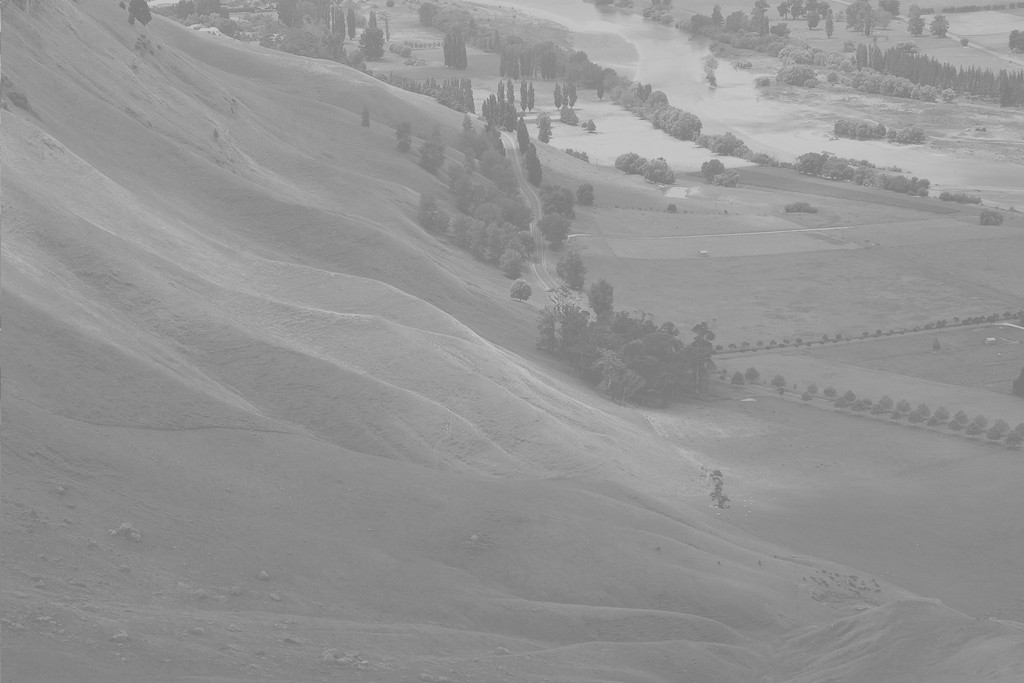
//> input picture images/Unequalized_Hawkes_Bay_NZ.jpg, 1024 x 683 px
$ ./blob_detection ../images/Unequalized_Hawkes_Bay_NZ.jpg   (built with g++ and OpenCV 4)
//> lines starting //> are read from the running program, lines starting //| are printed output that depends on the picture
#include <opencv2/opencv.hpp>

/*Blob detection

Laplacian of Gaussian (LoG)
Difference of Gaussians (DoG)
Determinant of Hessian (DoH)
Maximally stable extremal regionsPCBR
*/

// [83 lines left out: function smoothingBlurFilter, not called in this run]

// Laplacian is based on second derivative
void laplacianOfGaussiansEdgeDetector(int argc, char **argv) {
//> called with argc = 2
  if (argc != 2) {
    std::cout << " Usage: ./main <image> \n" << std::endl;
    return;
  }
  cv::Mat src, src_gray, dst;
  int kernel_size = 3;
  int scale = 1;
  int delta = 0;
  //  ddepth: Depth of the destination image. Since our input is CV_8U we define
  //  ddepth = CV_16S to avoid overflow
  int ddepth = CV_16S;
  const char *window_name = "Laplace Demo";

  int c;

  // Load an image
  src = cv::imread(argv[1], cv::IMREAD_ANYCOLOR);
//> src is the input picture: 683 rows x 1024 cols, CV_8UC3; min 114, max 208, mean 148

  // Remove noise by blurring with a Gaussian filter
  cv::GaussianBlur(src, src, cv::Size(3, 3), 0, 0, cv::BORDER_DEFAULT);

  // Convert the image to grayscale
  cvtColor(src, src_gray, cv::COLOR_RGB2GRAY);

  // Create window
  cv::namedWindow(window_name, cv::WINDOW_AUTOSIZE);

  // Apply Laplace function
  cv::Mat abs_dst;

  Laplacian(src_gray, dst, ddepth, kernel_size, scale, delta,
            cv::BORDER_DEFAULT);
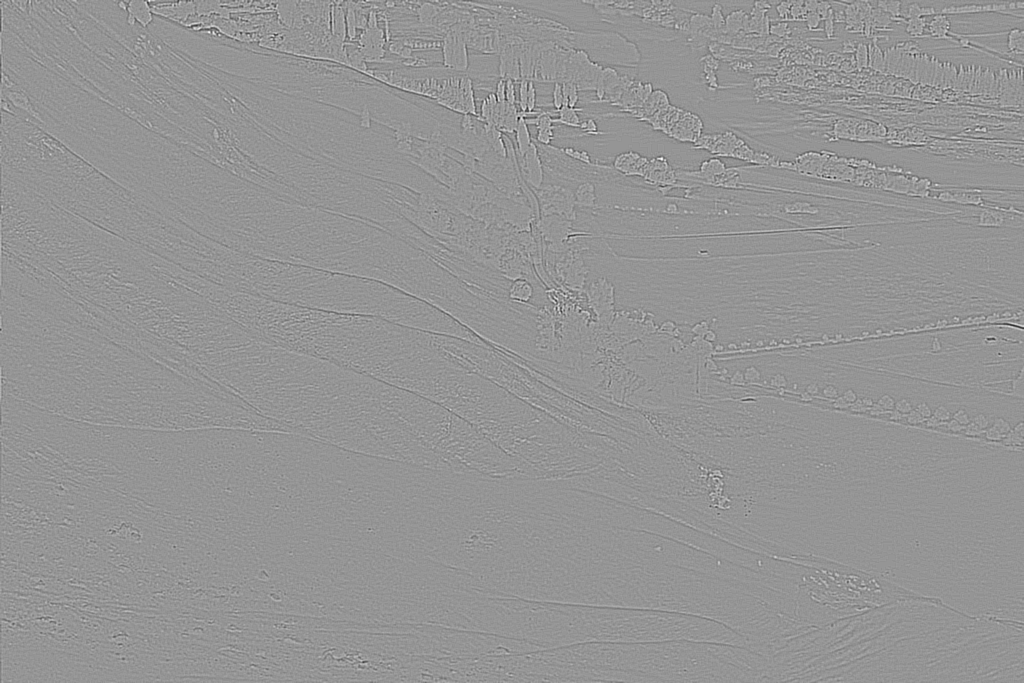
//> dst: 683 rows x 1024 cols, CV_16SC1; min -186, max 132, mean 0; drawn with min black and max white
  convertScaleAbs(dst, abs_dst);
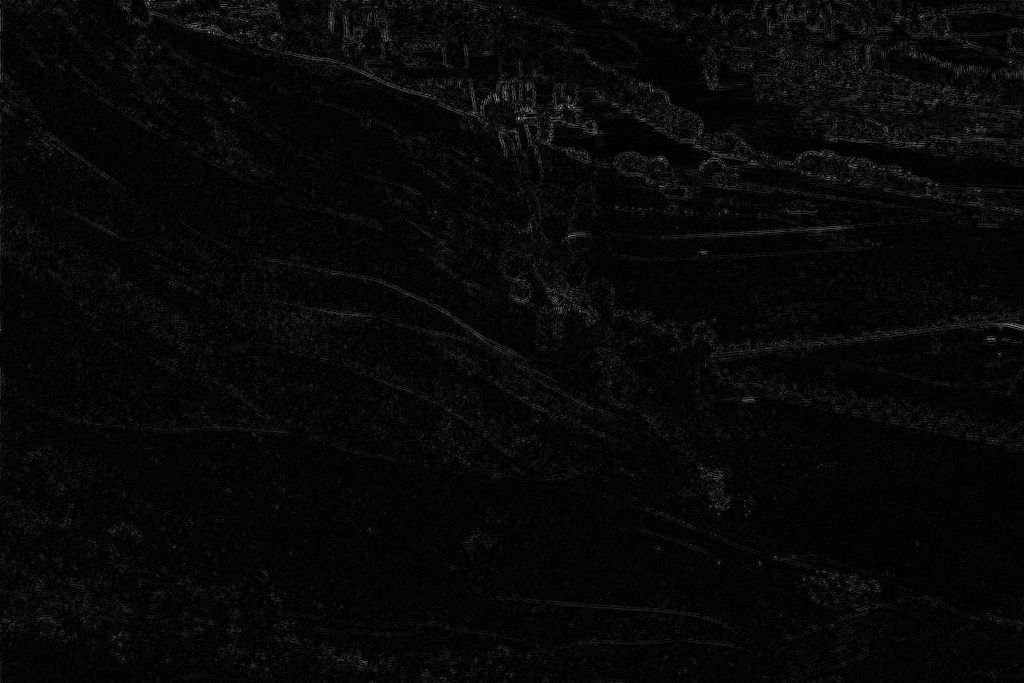
//> abs_dst: 683 rows x 1024 cols, CV_8UC1; min 0, max 186, mean 7.7

  // Show what you got
  cv::imshow(window_name, abs_dst);

  cv::waitKey(0);
}

// DoG is approximation of Log which is based on second derivative
// [26 lines left out: function DifferenceOfGaussians, not called in this run]

int main(int argc, char **argv) {
  // smoothingBlurFilter( argc,  argv);
  laplacianOfGaussiansEdgeDetector(argc, argv);
  return 0;
}
